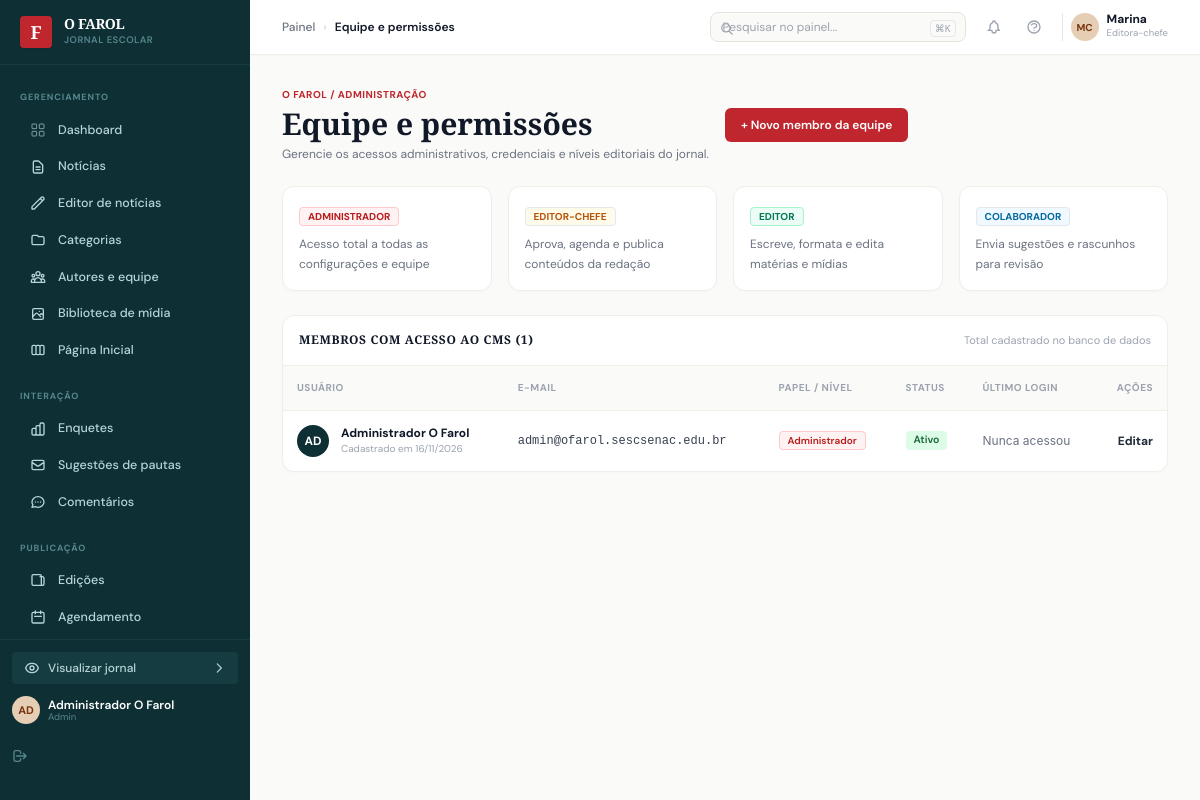
/admin/users.php (signed in), run on the app's committed database.
### tables this page shows
CREATE TABLE `usuarios` (
  `id` INT AUTO_INCREMENT PRIMARY KEY,
  `nome` VARCHAR(120) NOT NULL,
  `email` VARCHAR(150) NOT NULL UNIQUE,
  `senha` VARCHAR(255) NOT NULL,
  `papel` ENUM('admin', 'editor_chefe', 'editor', 'colaborador') NOT NULL DEFAULT 'editor',
  `ativo` TINYINT(1) NOT NULL DEFAULT 1,
  `ultimo_login` DATETIME NULL,
  `tentativas_falhas` INT NOT NULL DEFAULT 0,
  `bloqueado_ate` DATETIME NULL,
  `criado_em` TIMESTAMP DEFAULT CURRENT_TIMESTAMP,
  `atualizado_em` TIMESTAMP DEFAULT CURRENT_TIMESTAMP ON UPDATE CURRENT_TIMESTAMP
);

### includes/functions.php (called while the page is built, shortened)
<?php
function e(?string $string): string {
    return htmlspecialchars((string)$string, ENT_QUOTES, 'UTF-8');
}

### admin/users.php (the view, shortened to what this page needs)
<?php
require_once __DIR__ . '/header.php';
$pdo = getDBConnection();
$usuarios = [];
if ($pdo) {
    try {
        $stmt = $pdo->query("SELECT * FROM usuarios ORDER BY id ASC");
        $usuarios = $stmt->fetchAll();
    } catch (Exception $e) {}
}
$papeis = [
    'admin' => ['nome' => 'Administrador', 'desc' => 'Acesso total a todas as configurações e equipe', 'cor' => 'bg-red-50 text-red-700 border-red-200'],
    'editor_chefe' => ['nome' => 'Editor-chefe', 'desc' => 'Aprova, agenda e publica conteúdos da redação', 'cor' => 'bg-amber-50 text-amber-700 border-amber-200'],
    'editor' => ['nome' => 'Editor', 'desc' => 'Escreve, formata e edita matérias e mídias', 'cor' => 'bg-emerald-50 text-emerald-700 border-emerald-200'],
    'colaborador' => ['nome' => 'Colaborador', 'desc' => 'Envia sugestões e rascunhos para revisão', 'cor' => 'bg-sky-50 text-sky-700 border-sky-200']
];
?>
<div class="flex flex-col sm:flex-row sm:items-center sm:justify-between gap-4 mb-6">
  <div>
    <div class="text-[10px] font-bold text-[#c0262d] uppercase tracking-wider mb-1">O FAROL / ADMINISTRAÇÃO</div>
    <h1 class="text-3xl font-editorial-heading font-bold text-[#111827]">Equipe e permissões</h1>
    <p class="text-xs text-gray-500 mt-1">Gerencie os acessos administrativos, credenciais e níveis editoriais do jornal.</p>
  </div>
  <button onclick="document.getElementById('modal-novo-usuario').classList.remove('hidden');" class="btn-admin-red">
    + Novo membro da equipe
  </button>
</div>
<div class="grid grid-cols-1 sm:grid-cols-2 lg:grid-cols-4 gap-4 mb-6">
  <?php foreach ($papeis as $chave => $info): ?>
    <div class="admin-card p-4">
      <span class="text-[10px] uppercase font-bold px-2 py-0.5 rounded border <?= $info['cor'] ?>">
        <?= $info['nome'] ?>
      </span>
      <p class="text-xs text-gray-500 mt-2 leading-relaxed"><?= $info['desc'] ?></p>
    </div>
  <?php endforeach; ?>
</div>
<div class="admin-card overflow-hidden">
  <div class="p-4 border-b border-[#f0eee9] flex items-center justify-between">
    <h3 class="text-xs font-bold text-gray-900 uppercase tracking-wider">Membros com Acesso ao CMS (<?= count($usuarios) ?>)</h3>
    <span class="text-[11px] text-gray-400">Total cadastrado no banco de dados</span>
  </div>
  <table class="w-full text-left text-xs">
    <thead>
      <tr class="border-b border-[#f0eee9] text-[10px] font-bold text-gray-400 uppercase tracking-wider bg-[#fafaf8]">
        <th class="p-3.5">USUÁRIO</th>
        <th class="p-3.5">E-MAIL</th>
        <th class="p-3.5">PAPEL / NÍVEL</th>
        <th class="p-3.5">STATUS</th>
        <th class="p-3.5">ÚLTIMO LOGIN</th>
        <th class="p-3.5 text-right">AÇÕES</th>
      </tr>
    </thead>
    <tbody class="divide-y divide-[#f7f6f2]">
      <?php foreach ($usuarios as $u): ?>
        <tr class="hover:bg-[#fafaf8] transition-colors">
          <td class="p-3.5">
            <div class="flex items-center gap-3">
              <div class="w-8 h-8 rounded-full bg-[#0e2f33] text-white font-bold text-xs flex items-center justify-center flex-shrink-0">
                <?= strtoupper(substr($u['nome'], 0, 2)) ?>
              </div>
              <div>
                <div class="font-bold text-gray-900"><?= e($u['nome']) ?></div>
                <div class="text-[10px] text-gray-400">Cadastrado em <?= date('d/m/Y', strtotime($u['criado_em'])) ?></div>
              </div>
            </div>
          </td>
          <td class="p-3.5 text-gray-700 font-mono"><?= e($u['email']) ?></td>
          <td class="p-3.5">
            <?php $pInfo = $papeis[$u['papel']] ?? ['nome' => ucfirst($u['papel']), 'cor' => 'bg-gray-100 text-gray-700 border-gray-200']; ?>
            <span class="text-[10px] font-semibold px-2 py-0.5 rounded border <?= $pInfo['cor'] ?>">
              <?= $pInfo['nome'] ?>
            </span>
          </td>
          <td class="p-3.5">
            <?php if ($u['ativo']): ?>
              <span class="badge-status badge-status-published">Ativo</span>
            <?php else: ?>
              <span class="badge-status bg-red-100 text-red-700">Inativo</span>
            <?php endif; ?>
          </td>
          <td class="p-3.5 text-gray-500 font-sans">
            <?= $u['ultimo_login'] ? date('d/m/Y \à\s H:i', strtotime($u['ultimo_login'])) : 'Nunca acessou' ?>
          </td>
          <td class="p-3.5 text-right space-x-2">
            <button onclick='abrirModalEditar(<?= json_encode($u, JSON_HEX_APOS | JSON_HEX_QUOT) ?>);' class="text-[#0e2f33] hover:underline font-bold text-xs">
              Editar
            </button>
          </td>
        </tr>
      <?php endforeach; ?>
    </tbody>
  </table>
</div>
<?php require_once __DIR__ . '/footer.php'; ?>

### assets/css/admin-fiel.css (style rules this page uses)
:root { --admin-sidebar-bg: #0e2f33; --admin-sidebar-hover: #153c41; --admin-sidebar-text: #a0bec1; --admin-sidebar-active-bg: #ffffff; --admin-sidebar-active-text: #0e2f33; --admin-body-bg: #fafaf8; --admin-card-bg: #ffffff; --admin-border: #f0eee9; --admin-border-dark: #e5e3dc; --admin-red: #c0262d; --admin-red-hover: #a11c22; --admin-tag-red: #fff1f2; --admin-tag-red-text: #e11d48; }
body { background-color: var(--admin-body-bg); color: #1f2937; font-family: 'DM Sans', -apple-system, BlinkMacSystemFont, "Segoe UI", Roboto, sans-serif; margin: 0; padding: 0; -webkit-font-smoothing: antialiased; }
.font-editorial-heading { font-family: 'Playfair Display', Georgia, serif; }
.btn-admin-red { background-color: var(--admin-red); color: #ffffff; font-size: 12px; font-weight: 600; padding: 8px 16px; border-radius: 6px; border: none; cursor: pointer; display: inline-flex; align-items: center; gap: 6px; text-decoration: none; transition: background-color 0.15s ease, transform 0.1s ease; }
.admin-card { background: #ffffff; border: 1px solid #f0eee9; border-radius: 12px; box-shadow: 0 1px 3px rgba(0,0,0,0.02); }
.badge-status { font-size: 10.5px; font-weight: 600; padding: 2px 8px; border-radius: 4px; display: inline-block; line-height: 1.4; }
.badge-status-published { background-color: #dcfce7; color: #166534; }

### data on the page
usuarios: nome "AD", nome "Administrador O Farol", criado_em "16/11/2026", email "admin@ofarol.sescsenac.edu.br", papel "Administrador", ativo "Ativo", shows "Nunca acessou"

### other printed values
substr($user['nome'] ?? 'MC', 0, 2) "AD"
$user['nome'] ?: 'Marina Costa' "Administrador O Farol"
$user['papel'] "Admin"
$admin_breadcrumb "Equipe e permissões"
$info['nome'] "ADMINISTRADOR"
$info['desc'] "Acesso total a todas as configurações e equipe"
$info['nome'] "EDITOR-CHEFE"
$info['desc'] "Aprova, agenda e publica conteúdos da redação"
$info['nome'] "EDITOR"
$info['desc'] "Escreve, formata e edita matérias e mídias"
$info['nome'] "COLABORADOR"
$info['desc'] "Envia sugestões e rascunhos para revisão"
count($usuarios) "1"
